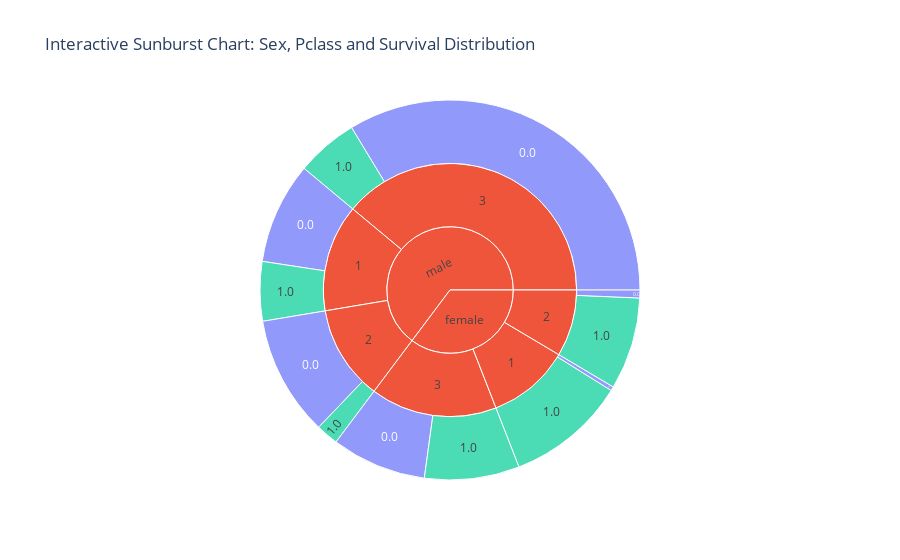

Write notebook code for a chart like this one.
### Markdown cell above
#### 10. Sunburst: интерактивный график распределения по полу, классу и выживаемости с цветом по выживанию

### Code cell
fig = px.sunburst(df.dropna(subset=['Survived']), path=['Sex', 'Pclass', 'Survived'],
                  color='Survived',
                  title='Interactive Sunburst Chart: Sex, Pclass and Survival Distribution')
fig.show()

### Figure 1 — Plotly figure (JSON) as saved in the notebook; plotly's stock layout.template omitted (floating-point values rounded to 4 significant figures)
{"data": [{"branchvalues": "total", "customdata": [[0], ["(?)"], [0], [0], [1], [1], ["(?)"], ["(?)"], ["(?)"], ["(?)"], ["(?)"], ["(?)"], [1], [1], [1], [0], [0], [0], [1], ["(?)"]], "domain": {"x": [0, 1], "y": [0, 1]}, "hovertemplate": "labels=%{label}<br>count=%{value}<br>parent=%{parent}<br>id=%{id}<br>Survived=%{customdata[0]}<extra></extra>", "ids": ["female/1/0.0", "female/3", "female/3/0.0", "male/3/0.0", "female/1/1.0", "male/1/1.0", "female/2", "female", "male/1", "female/1", "male/3", "male/2", "male/2/1.0", "female/3/1.0", "female/2/1.0", "male/2/0.0", "female/2/0.0", "male/1/0.0", "male/3/1.0", "male"], "labels": ["0.0", "3", "0.0", "0.0", "1.0", "1.0", "2", "female", "1", "1", "3", "2", "1.0", "1.0", "1.0", "0.0", "0.0", "0.0", "1.0", "male"], "marker": {"colors": ["#636efa", "#EF553B", "#636efa", "#636efa", "#00cc96", "#00cc96", "#EF553B", "#EF553B", "#EF553B", "#EF553B", "#EF553B", "#EF553B", "#00cc96", "#00cc96", "#00cc96", "#636efa", "#636efa", "#636efa", "#00cc96", "#EF553B"]}, "name": "", "parents": ["female/1", "female", "female/3", "male/3", "female/1", "male/1", "female", "", "male", "female", "male", "male", "male/2", "female/3", "female/2", "male/2", "female/2", "male/1", "male/3", ""], "type": "sunburst", "values": [3, 144, 72, 300, 91, 45, 76, 314, 122, 94, 347, 108, 17, 72, 70, 91, 6, 77, 47, 577]}], "layout": {"legend": {"tracegroupgap": 0}, "title": {"text": "Interactive Sunburst Chart: Sex, Pclass and Survival Distribution"}}}
